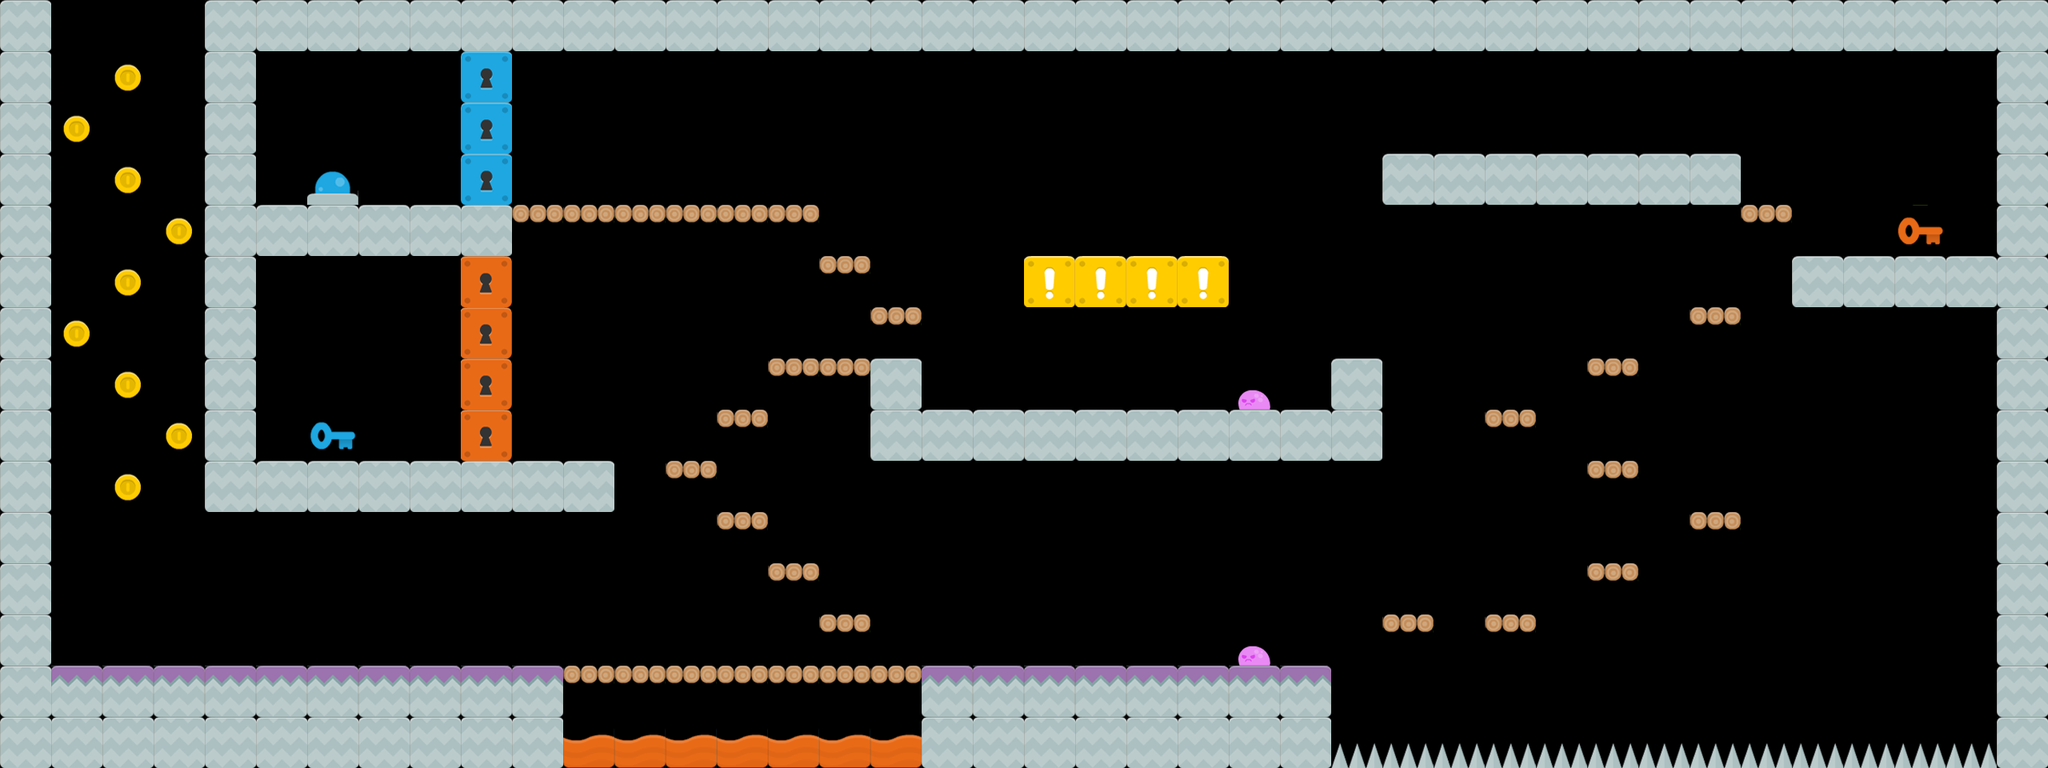

This is a level from a 2D game, rendered from its Tiled map with the project's own tilesets. A one-line summary and the map file follow, with tile-layer data summarised:
An orthogonal 40x15 tile map with 64x64 px tiles, 11 tile layers (Backdrop, Main, Lava, FallingTiles, ...), 3 tilesets.

<map version="1.0" orientation="orthogonal" width="40" height="15" tilewidth="64" tileheight="64">
 <tileset firstgid="1" name="Colour_Tiles2" tilewidth="64" tileheight="64">
  <image source="../Colour_Tiles2.png" width="768" height="384" />
 </tileset>
 <tileset firstgid="73" name="monster_sprite" tilewidth="64" tileheight="64">
  <image source="../SPRITES FOR LEGEND OF MURR/monster_sprite.png" width="384" height="64" />
 </tileset>
 <tileset firstgid="79" name="backdrop_colourtiles" tilewidth="64" tileheight="64">
  <image source="../SPRITES FOR LEGEND OF MURR/backdrop_colourtiles.PNG" width="64" height="256" />
 </tileset>
 <layer name="Backdrop" width="40" height="15">
  <data>[600 cells, 600 non-empty, 1 distinct tile ids]</data>
 </layer>
 <layer name="Main" width="40" height="15">
  <data>[600 cells, 151 non-empty, 3 distinct tile ids]</data>
 </layer>
 <layer name="Lava" width="40" height="15">
  <data>[600 cells, 7 non-empty, 1 distinct tile ids]</data>
 </layer>
 <layer name="FallingTiles" width="40" height="15">
  <data>[600 cells, 31 non-empty, 1 distinct tile ids]</data>
 </layer>
 <layer name="Button" width="40" height="15">
  <data>[600 cells, 1 non-empty, 1 distinct tile ids]</data>
 </layer>
 <layer name="LockedDoor" width="40" height="15">
  <data>[600 cells, 7 non-empty, 2 distinct tile ids]</data>
 </layer>
 <layer name="Key" width="40" height="15">
  <data>[600 cells, 2 non-empty, 2 distinct tile ids]</data>
 </layer>
 <layer name="Spikes" width="40" height="15">
  <data>[600 cells, 13 non-empty, 1 distinct tile ids]</data>
 </layer>
 <layer name="Coin" width="40" height="15">
  <data>[600 cells, 9 non-empty, 1 distinct tile ids]</data>
 </layer>
 <layer name="Boxes" width="40" height="15">
  <data>[600 cells, 4 non-empty, 1 distinct tile ids]</data>
 </layer>
 <layer name="Monster" width="40" height="15">
  <data>[600 cells, 2 non-empty, 1 distinct tile ids]</data>
 </layer>
</map>